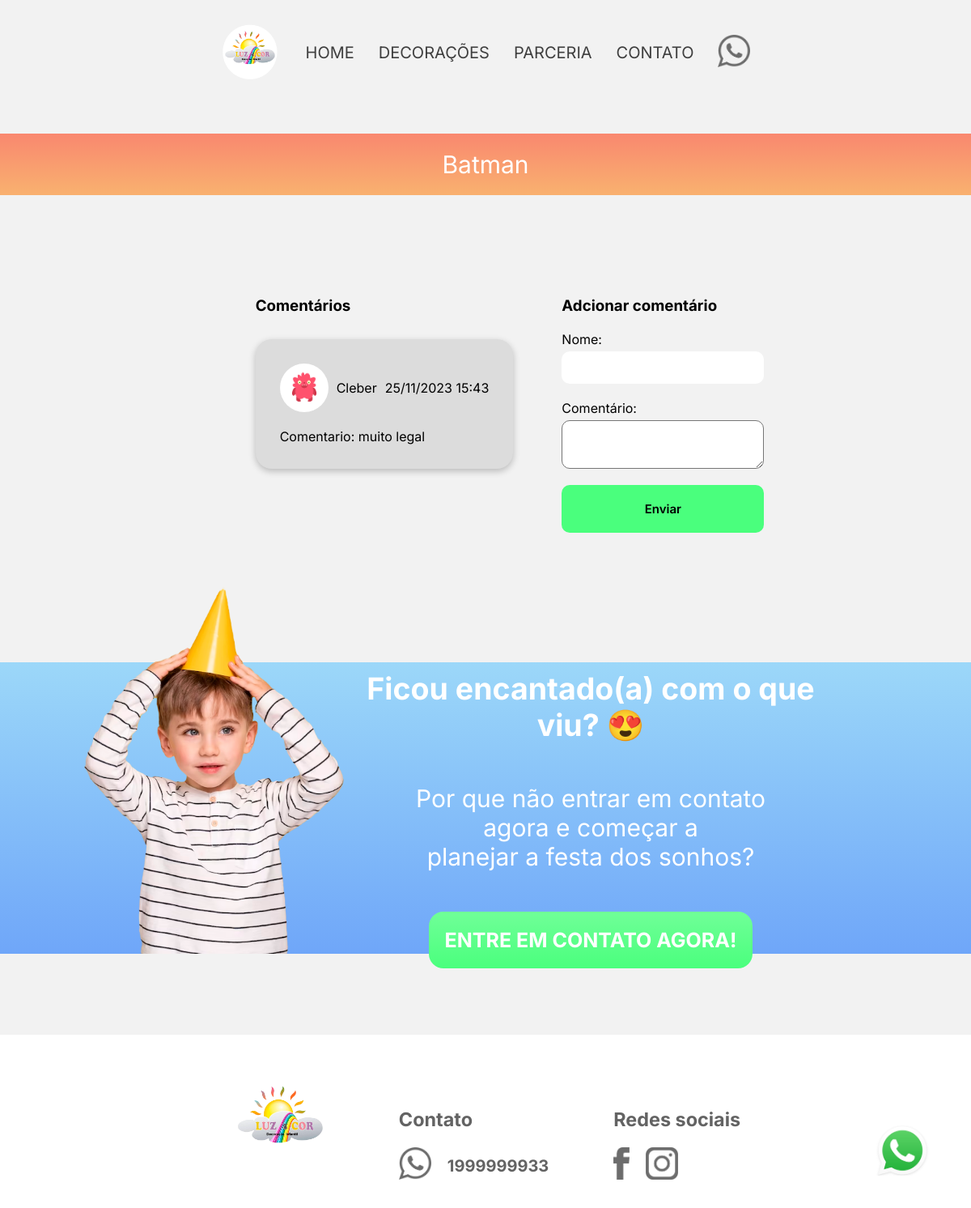
Screenshot of /produto.php?id=4 with the database file from the repository.
### tables this page shows
CREATE TABLE `decoracoes` (
  `id` int NOT NULL AUTO_INCREMENT,
  `title` varchar(100) NOT NULL,
  `summary` varchar(100) NOT NULL,
  `file_path` varchar(100) NOT NULL,
  `highlighted` tinyint(1) NOT NULL,
  `data_update` datetime NOT NULL DEFAULT CURRENT_TIMESTAMP,
  PRIMARY KEY (`id`)
);

CREATE TABLE `feedback` (
  `id` int NOT NULL AUTO_INCREMENT,
  `nome` varchar(45) DEFAULT NULL,
  `comentario` varchar(45) DEFAULT NULL,
  `foto` varchar(45) DEFAULT NULL,
  `data_update` varchar(45) DEFAULT 'CURRENT_TIMESTAMP',
  `produto_id` int DEFAULT NULL,
  PRIMARY KEY (`id`)
);

CREATE TABLE `contato` (
  `id` int NOT NULL AUTO_INCREMENT,
  `telefone` int DEFAULT NULL,
  `instagram` varchar(45) DEFAULT NULL,
  `facebook` varchar(45) DEFAULT NULL,
  `data_update` varchar(45) DEFAULT 'CURRENT_TIMESTAMP',
  PRIMARY KEY (`id`)
);

### src/repository/repositorioComentarios.php (called while the page is built, shortened)
<?php
class ComentarioRepositorio
{
    private PDO $pdo;
    public function __construct(PDO $pdo){
        $this->pdo = $pdo;
    }
    public function listaComentario($id): array
    {
        $sql = "SELECT * FROM feedback WHERE produto_id = $id";
        $statement = $this->pdo->query($sql);
        $comentarios =  $statement->fetchAll(PDO::FETCH_ASSOC);
        $dadosComentarios = array_map(function ($comentario){
            return new Comentario(
                $comentario['id'],
                $comentario['nome'],
                $comentario['comentario'],
                $comentario['foto'],
                $comentario['produto_id'],
                $comentario['data_update']
            );
        },  $comentarios);
        return $dadosComentarios;
    }
}

### src/repository/repositorioDecoracao.php (called while the page is built, shortened)
<?php
class DecoracaoRepositorio
{
    private PDO $pdo;
    public function __construct(PDO $pdo){
        $this->pdo = $pdo;
    }
    public function getTitle($id): string
    {
        $sql = "SELECT * FROM decoracoes WHERE id = $id";
        $statement = $this->pdo->query($sql);
        $decoracao  =  $statement->fetch(PDO::FETCH_ASSOC);
        return $decoracao['title'];
    }
}

### src/Model/comentario.php (called while the page is built, shortened)
<?php
class Comentario
{
    private string $nome;
    private string $comentario;
    private string $foto;
    private ?string $data_update;
    public function __construct(?int $id, string $nome, string $comentario, string $foto, int $produto_id, ?string $data_update){
        $this->nome = $nome;
        $this->comentario = $comentario;
        $this->foto = $foto;
        $this->data_update = $data_update;
    }
    public function getNome(): string
    {
        return $this->nome;
    }
    public function getComentario(): string
    {
        return $this->comentario;
    }
    public function getFoto(): string
    {
        return $this->foto;
    }
    public function getDataUpdate(): string
    {
        return $this->data_update;
    }
}

### pag-admin/src-admin/repository-admin/repositorioInformacao.php (called while the page is built, shortened)
<?php
class InformacaoRepositorio
{
    private PDO $pdo;
    public function __construct(PDO $pdo){
        $this->pdo = $pdo;
    }
    public function getTelefone(): string
    {
        $sql = "SELECT * FROM contato";
        $statement = $this->pdo->query($sql);
        $telefone  =  $statement->fetch(PDO::FETCH_ASSOC);
        return $telefone['telefone'];
    }
    public function getInstagram(): string
    {
        $sql = "SELECT * FROM contato";
        $statement = $this->pdo->query($sql);
        $instagram  =  $statement->fetch(PDO::FETCH_ASSOC);
        return $instagram['instagram'];
    }
    public function getFacebook(): string
    {
        $sql = "SELECT * FROM contato";
        $statement = $this->pdo->query($sql);
        $facebook  =  $statement->fetch(PDO::FETCH_ASSOC);
        return $facebook['facebook'];
    }
}

### produto.php (the view, shortened to what this page needs)
<?php
    require "./src/conection.php";
    require "./pag-admin/src-admin/repository-admin/repositorioInformacao.php";
    require "./src/Model/comentario.php";
    require "./src/repository/repositorioDecoracao.php";
    require "./src/repository/repositorioComentarios.php";
    $id = $_GET['id'];
    $informacaoRepositorio = new InformacaoRepositorio($pdo);
    $PodutoRepositorio = new DecoracaoRepositorio($pdo);
    $comentarioRepositorio = new ComentarioRepositorio($pdo);
    $dadosComentario = $comentarioRepositorio->listaComentario($id);
?>
<!DOCTYPE html>
<html lang="pt-br">
<head>
    <link rel="stylesheet" href="./styles/global.css">
    <link rel="stylesheet" href="./styles/pags/produto.css">
</head>
<body>
<header>
    <a href="/">  <img class="logo_LuzECor" src="./ImagensSite-LuzeCor/Luz e cor.png" alt="Logo"> </a>
    <a class="menu" href="/">HOME</a>
    <a class="menu" href="/decoracoes.php">DECORAÇÕES</a>
    <a class="menu" href="/parceria.php">PARCERIA</a>
    <a class="menu" href="/contato.php">CONTATO</a>
    <a href="https://wa.me/5519996017447?text=Olá,%20gostaria%20de%20uma%20festa!!">  <img class="logo_Whats" src="./ImagensSite-LuzeCor/Fotos/Whats.png" alt="LogoWhats" > </a>
</header>
<div class="botao_whatsapp">
        <a href="https://wa.me/5519996017447?text=Olá,%20gostaria%20de%20uma%20festa!!"><img src="./ImagensSite-LuzeCor/WhatsApp-Logo.png" alt="WhatsApp Logo"></a>
</div>
<section class="Produto_container">
        <div class="descricaoProduto">
            <p><?php echo $PodutoRepositorio->getTitle($id) ?></p>
        </div>
</section>
<section class="comentarios_container" >
        <div class="comentarios_div">
            <?php
              if(!$dadosComentario){
                echo "<h3>Sem comentários</h3>";
              }
              else{
                echo "<h3>Comentários</h3>";
              }
            ?>
            <?php foreach ($dadosComentario as $comentario):
            $dataCometario = $comentario->getDataUpdate();
            $dataFormatada = DateTime::createFromFormat('Y-m-d H:i:s', $dataCometario)->format('d/m/Y H:i');
            ?>
                <div class="comentario">
                    <div class="comentario_content">
                        <div>
                            <img class="foto_pessoa" src="<?php echo "./ImagensSite-LuzeCor/Fotos/monstros/" . $comentario->getFoto() ?>" alt="">
                            <p><?php echo $comentario->getNome() ?></p>
                        </div>
                        <div>
                            <p><?php echo $dataFormatada ?></p>
                        </div>
                 </div>
                    <p>Comentario: <?php echo $comentario->getComentario() ?>  </p>
                </div>
            <?php endforeach;?>
        </div>
        <form method="POST">
                <h3>Adcionar comentário</h3>
                <div>
                    <label for="nome">Nome: </label>
                    <input name="nome" id="nome" type="text">
                </div>
                <div>
                    <label for="comentario">Comentário: </label>
                    <textarea width="100px" height="100px" name="comentario" id="comentario" type="text"> </textarea>
                </div>
                <div>
                    <input name="cadastro" class="button_submit" type="submit" value="Enviar">
                </div>
        </form>
</section>
<section class="banner_02">
    <div class="main_content_banner_02">
        <div class="criancaMenino_div">
            <img class="criancaMenino" src="./ImagensSite-LuzeCor/Fotos/Criança8.png" alt="Criança_Nuvem">
        </div>
        <div class="texto_banner_02">
            <h2>Ficou encantado(a) com o que viu? 😍</h2>
            <div>
            <p> Por que não entrar em contato</p>
            <p> agora e começar a</p>
            <p>planejar a festa dos sonhos?</p>
            </div>
            <a class="button_contact" href="/contato.php"><strong>ENTRE EM CONTATO AGORA!</strong></a>
        </div>
    </div>
</section>
<footer>
<a href="./index.php">  <img class="Logo_footer"   src="./ImagensSite-LuzeCor/Luz e cor.png" alt="Logo"> </a>
<div class="contato_footer">
<h3>Contato</h3>
<div class="contato_footer_numero">
<a href="https://wa.me/<?php echo $informacaoRepositorio->getTelefone()?>?text=Olá,%20gostaria%20de%20uma%20festa!!">  <img class="iconWhats_footer" src="./ImagensSite-LuzeCor/Fotos/Whats.png" alt="LogoWhats" > </a>
<p><strong><?php echo $informacaoRepositorio->getTelefone()?></strong></p>
</div>
</div>
<div class="redes_footer">
    <h3>Redes sociais</h3>
    <div class="redes_footer_icons">
    <a href="<?php echo $informacaoRepositorio->getFacebook() ?>"> <img class="iconFacebook_footer" src="./ImagensSite-LuzeCor/Fotos/FAce.png" alt=""></a>
    <a href="<?php echo $informacaoRepositorio->getInstagram() ?>"> <img class="iconInstagram_footer" src="./ImagensSite-LuzeCor/Fotos/Insta.png" alt=""></a>
    </div>
</div>
</footer>
</body>
</html>

### styles/global.css (style rules this page uses)
* { box-sizing: border-box; margin: 0; }
body { background-color: #F2F2F2; }
header { margin-top: 25px; display: flex; align-items: center; justify-content: center; gap: 30px; font-size: 20px; flex-wrap: wrap; }
.menu { color: #3F3F3F; font-family: Inter; text-decoration: none; transition: 0.2s; }
.logo_LuzECor { width: 75px; height: 75px; }
.logo_Whats { width: 40px; height: 40px; }
footer { bottom: 0; width: 100%; margin-top: 30px; padding: 30px; display: flex; align-items: center; justify-content: center; flex-wrap: wrap; gap: 80px; background-color: white; }
.Logo_footer { width: 8rem; }
.iconWhats_footer { width: 40px; }
.iconFacebook_footer { width: 20px; }
.iconInstagram_footer { width: 40px; }
.contato_footer { color: #636363; font-family: Inter; display: flex; flex-direction: column; gap: 20px; font-size: 20px; }
.contato_footer_numero { font-size: 20px; display: flex; gap: 20px; align-items: center; justify-content: left; }
.redes_footer { color: #636363; font-family: Inter; display: flex; flex-direction: column; gap: 20px; font-size: 20px; }
.redes_footer_icons { display: flex; gap: 20px; align-items: center; justify-content: left; }

### styles/pags/produto.css (style rules this page uses)
.Produto_container { margin-top: 60px; display: flex; align-items: center; gap: 25px; flex-direction: column; }
.descricaoProduto { margin-bottom: 40px; color: white; font-family: Inter; padding: 20px; font-size: 30px; width: 100%; background: linear-gradient(180deg, rgba(255, 46, 0, 0.54) 0%, rgba(255, 122, 0, 0.54) 100%); }
.descricaoProduto p { text-align: center; }
.banner_02 { background: linear-gradient(180deg, rgba(83, 193, 255, 0.54) 0%, rgba(73, 182, 255, 0.54) 11.98%, rgba(63, 172, 255, 0.54) 23.44%, rgba(0, 102, 255, 0.54) 100%); height: 360px; position: relative; margin-top: 160px; margin-bottom: 100px; }
.main_content_banner_02 { margin-top: 120px; justify-content: center; display: flex; flex-direction: row; gap: 35%; }
.criancaMenino { width: 450px; position: absolute; top: -140px; }
.texto_banner_02 { margin-top: 10px; font-family: Inter; margin-right: 10rem; color: white; display: flex; flex-direction: column; gap: 50px; align-items: center; justify-content: center; font-size: 25px; text-align: center; }
.texto_banner_02 div p { font-size: 30px; font-weight: 400; text-align: center; }
.button_contact { border-radius: 18px; background: linear-gradient(180deg, #70FF98 0%, #4AFF7D 100%);; padding: 20px; color: white; text-decoration: none; transition: 0.2s; }
.botao_whatsapp a img { width: 110px; position: fixed; right: 0; bottom: 0; margin-right: 30px; margin-bottom: 40px; z-index: 999 }
.comentarios_container { display: flex; justify-content: center; gap: 5%; align-items: normal; flex-wrap: wrap; }
.comentarios_div { display: flex; margin-left: 5%; gap: 10px; flex-direction: column; }
h3 { font-family: Inter; margin-top: 60px; }
.comentario p { font-family: Inter; }
.comentario { background-color: #dcdcdc; margin-top: 20px; padding: 30px; width: 100%; border-radius: 20px; display: flex; flex-direction: column; gap: 20px; box-shadow: rgba(0, 0, 0, 0.24) 0px 3px 8px; }
.comentario_content { display: flex; justify-content: space-between; gap: 10px; }
.comentario_content div { display: flex; align-items: center; gap: 10px; }
.foto_pessoa { width: 60px; border-radius: 100%; }
form { display: flex; flex-direction: column; gap: 20px; }
form div { display: flex; flex-direction: column; gap: 5px; }
label { font-family: Inter; }
textarea { font-family: Inter; font-size: 15px; padding: 10px; border-radius: 10px; }
#nome { border-radius: 10px; width: 250px; height: 30px; border: 0px white solid; padding: 20px; font-size: 15px; font-family: Inter; }
.button_submit { background-color: #4AFF7D; text-align: center; transition: 0.2s; padding: 20px; border: 0px white solid; border-radius: 10px; font-size: 15px; font-family: Inter; font-weight: 600; }

### rows the page displays
decoracoes: title "Batman"
feedback: foto (picture), nome "Cleber", data_update "25/11/2023 15:43", comentario "muito legal"
contato: telefone "1999999933"
